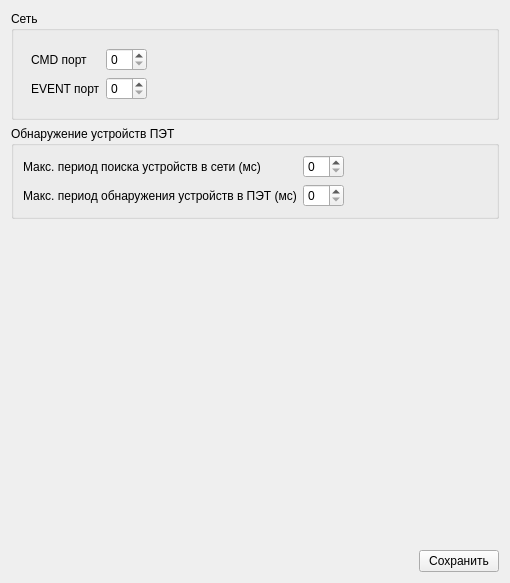
<?xml version="1.0" encoding="UTF-8"?>
<ui version="4.0">
 <class>Page_main_options</class>
 <widget class="QWidget" name="Page_main_options">
  <property name="geometry">
   <rect>
    <x>0</x>
    <y>0</y>
    <width>510</width>
    <height>583</height>
   </rect>
  </property>
  <property name="windowTitle">
   <string>Form</string>
  </property>
  <layout class="QVBoxLayout" name="verticalLayout">
   <item>
    <widget class="QGroupBox" name="groupBox_3">
     <property name="title">
      <string>Сеть</string>
     </property>
     <layout class="QHBoxLayout" name="horizontalLayout">
      <item>
       <layout class="QGridLayout" name="gridLayout">
        <property name="leftMargin">
         <number>8</number>
        </property>
        <property name="topMargin">
         <number>8</number>
        </property>
        <property name="rightMargin">
         <number>8</number>
        </property>
        <property name="bottomMargin">
         <number>8</number>
        </property>
        <item row="0" column="1">
         <widget class="QSpinBox" name="sb_port_cmd"/>
        </item>
        <item row="0" column="0">
         <widget class="QLabel" name="label_2">
          <property name="text">
           <string>CMD порт</string>
          </property>
         </widget>
        </item>
        <item row="1" column="1">
         <widget class="QSpinBox" name="sb_port_event"/>
        </item>
        <item row="1" column="0">
         <widget class="QLabel" name="label_3">
          <property name="text">
           <string>EVENT порт</string>
          </property>
         </widget>
        </item>
       </layout>
      </item>
      <item>
       <spacer name="horizontalSpacer">
        <property name="orientation">
         <enum>Qt::Horizontal</enum>
        </property>
        <property name="sizeHint" stdset="0">
         <size>
          <width>40</width>
          <height>20</height>
         </size>
        </property>
       </spacer>
      </item>
     </layout>
    </widget>
   </item>
   <item>
    <widget class="QGroupBox" name="groupBox_4">
     <property name="title">
      <string>Обнаружение устройств ПЭТ</string>
     </property>
     <layout class="QHBoxLayout" name="horizontalLayout_2">
      <item>
       <layout class="QGridLayout" name="gridLayout_2">
        <item row="0" column="0">
         <widget class="QLabel" name="label">
          <property name="text">
           <string>Макс. период поиска устройств в сети (мс)</string>
          </property>
         </widget>
        </item>
        <item row="1" column="0">
         <widget class="QLabel" name="label_4">
          <property name="text">
           <string>Макс. период обнаружения устройств в ПЭТ (мс)</string>
          </property>
         </widget>
        </item>
        <item row="0" column="1">
         <widget class="QSpinBox" name="sb_max_net_timeout"/>
        </item>
        <item row="1" column="1">
         <widget class="QSpinBox" name="sb_max_pet_timeout"/>
        </item>
       </layout>
      </item>
      <item>
       <spacer name="horizontalSpacer_2">
        <property name="orientation">
         <enum>Qt::Horizontal</enum>
        </property>
        <property name="sizeHint" stdset="0">
         <size>
          <width>40</width>
          <height>20</height>
         </size>
        </property>
       </spacer>
      </item>
     </layout>
    </widget>
   </item>
   <item>
    <spacer name="verticalSpacer_2">
     <property name="orientation">
      <enum>Qt::Vertical</enum>
     </property>
     <property name="sizeHint" stdset="0">
      <size>
       <width>20</width>
       <height>40</height>
      </size>
     </property>
    </spacer>
   </item>
   <item>
    <layout class="QHBoxLayout" name="horizontalLayout_3">
     <item>
      <spacer name="horizontalSpacer_3">
       <property name="orientation">
        <enum>Qt::Horizontal</enum>
       </property>
       <property name="sizeHint" stdset="0">
        <size>
         <width>40</width>
         <height>20</height>
        </size>
       </property>
      </spacer>
     </item>
     <item>
      <widget class="QPushButton" name="btn_accept">
       <property name="text">
        <string>Сохранить</string>
       </property>
      </widget>
     </item>
    </layout>
   </item>
  </layout>
 </widget>
 <tabstops>
  <tabstop>sb_port_cmd</tabstop>
  <tabstop>sb_port_event</tabstop>
  <tabstop>sb_max_net_timeout</tabstop>
  <tabstop>sb_max_pet_timeout</tabstop>
  <tabstop>btn_accept</tabstop>
 </tabstops>
 <resources/>
 <connections/>
</ui>
